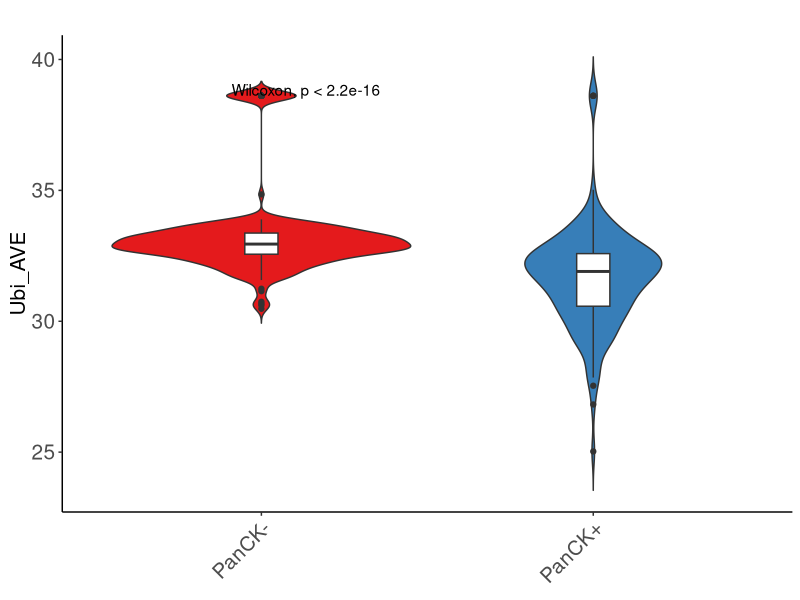
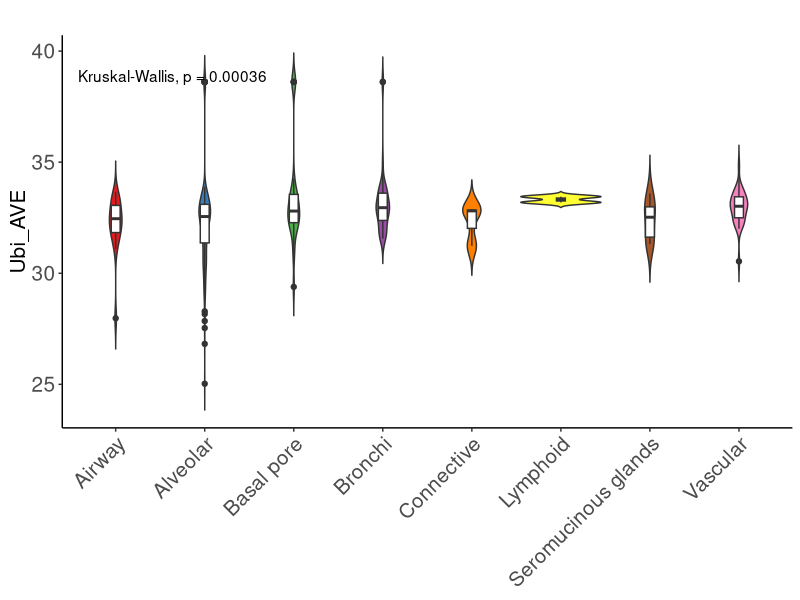

Reproduce these figures in R, in order.


require(ggplot2)
require(ggpubr)
rm(list = ls())
rt=read.table("Tissue_diff_Ubiquitin.txt",sep="\t",header=T,check.names=F) 
rt2=rt



head(rt2)
ggplot(rt2, aes(x=Segment, y=rt2$AVE_ubi, fill=Segment)) + 
  geom_violin(trim=FALSE)+
  geom_boxplot(width=0.1, fill="white")+
  labs(title="",x="", y = "Ubi_AVE")+theme_classic() +
  theme(axis.line=element_line(colour="black"))+theme(axis.title.x = element_blank())+
  theme(axis.title.y =  element_text(size = 15,vjust = 0.5,hjust = 0.5))+
  theme(axis.text.x = element_text(size = 15,angle = 45,vjust = 1,hjust = 1))+
theme(axis.text.y = element_text(size = 15))+
  theme(plot.title = element_text(hjust = 0.5,size=15,face="bold"))+
  theme(legend.position = "NA") +
  scale_fill_brewer(palette = "Set1")+ 
  stat_compare_means() 

ggsave("Figure_A.pdf",width = 4,height =4.5)



head(rt2)
summary(factor(rt2$Morphology))
ggplot(rt2, aes(x=Morphology, y=rt2$AVE_ubi, fill=Morphology)) + 
  geom_violin(trim=FALSE)+
  geom_boxplot(width=0.1, fill="white")+
  labs(title="",x="Morphology", y = "Ubi_AVE")+ theme_classic()+ 
  theme(axis.line=element_line(colour="black"))+theme(axis.title.x = element_blank())+
  theme(axis.title.y =  element_text(size = 15,vjust = 0.5,hjust = 0.5))+
  theme(axis.text.x = element_text(size = 15,angle = 45,vjust = 1,hjust = 1))+
  theme(axis.text.y = element_text(size = 15))+
  theme(plot.title = element_text(hjust = 0.5,size=15,face="bold"))+
  scale_fill_brewer(palette = "Set1")+
  theme(legend.position = "NA") + 
  stat_compare_means()

ggsave("Figure_B.pdf",width = 8,height =5.25)








